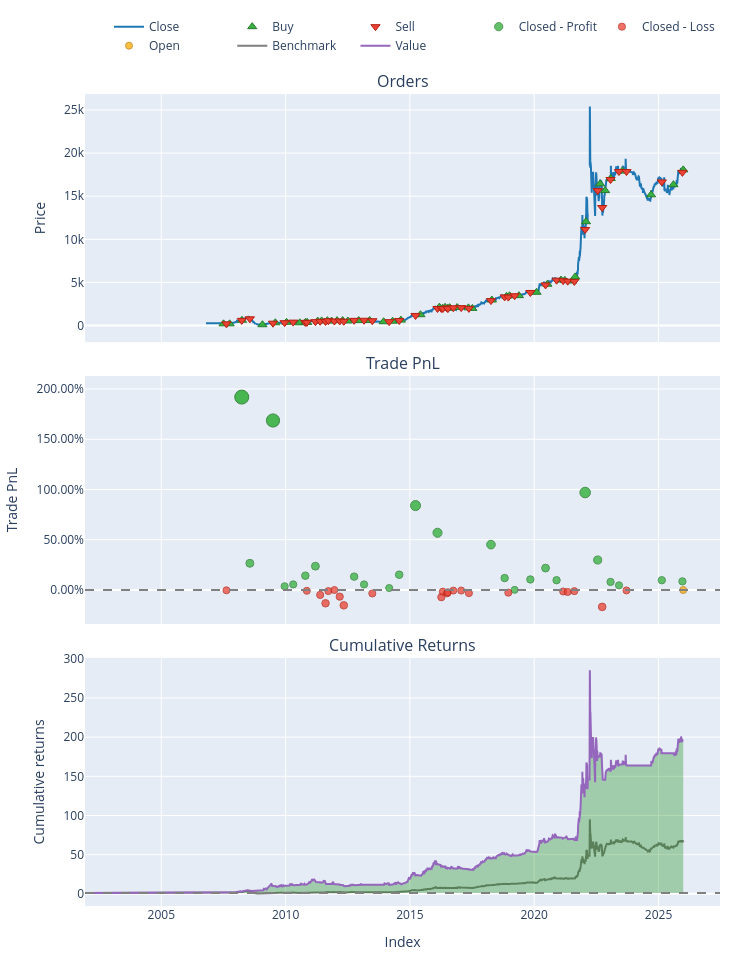
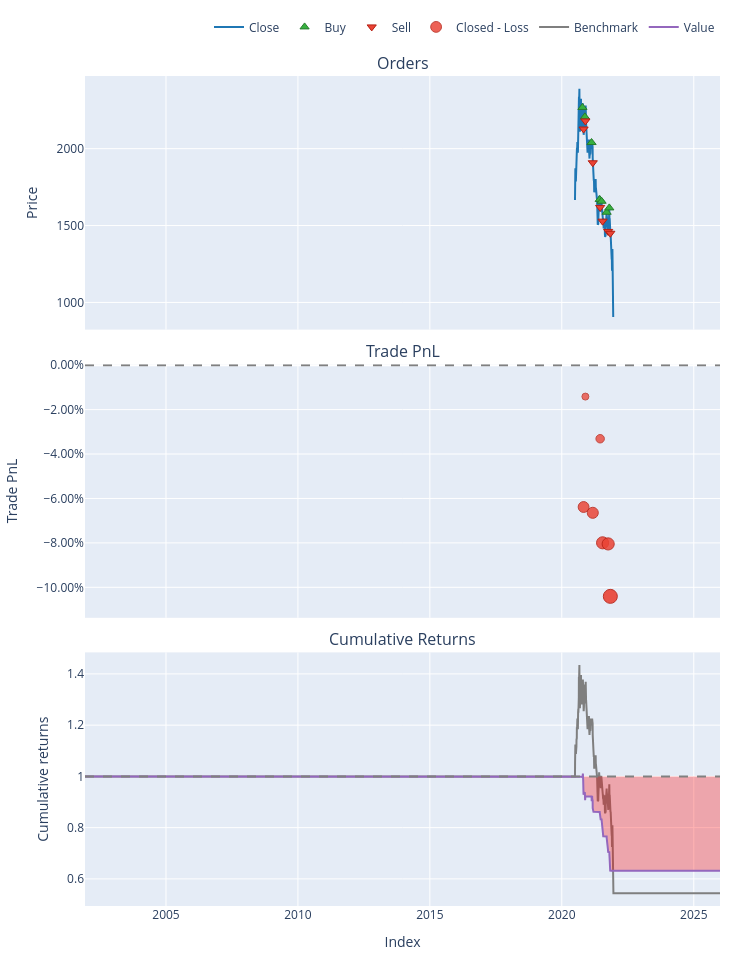

The notebook cell these images were saved under, in order:
### Code cell
# Лучший тикер
best_ticker = stats_df['Sharpe Ratio'].idxmax()

# Худший тикер (чтобы знать врага в лицо)
worst_ticker = stats_df['Sharpe Ratio'].idxmin()

# Рисуем графики
print(f"\nГрафик для ЛУЧШЕГО тикера: {best_ticker}")
pf[best_ticker].plot().show()

print(f"\nГрафик для ХУДШЕГО тикера: {worst_ticker}")
pf[worst_ticker].plot().show()

### Figure 1 — Plotly figure (JSON) as saved in the notebook; plotly's stock layout.template omitted (floating-point values rounded to 4 significant figures; data arrays with more than 128 entries replaced by an {"elided": "..."} marker saying what was removed)
{"data": [{"legendgroup": "0", "line": {"color": "#1f77b4"}, "name": "Close", "showlegend": true, "type": "scatter", "uid": "a261c0e9-0da9-43e2-944d-329c3a30f0fe", "x": {"elided": "6083 str values"}, "xaxis": "x", "y": {"elided": "6083 float values"}, "yaxis": "y"}, {"customdata": {"elided": "48x3 float values"}, "hovertemplate": "Order Id: %{customdata[0]}<br>Timestamp: %{x}<br>Price: %{y}<br>Size: %{customdata[1]:.6f}<br>Fees: %{customdata[2]:.6f}", "legendgroup": "1", "marker": {"color": "#37B13F", "line": {"color": "rgb(38,123,44)", "width": 1}, "size": 8, "symbol": "triangle-up"}, "mode": "markers", "name": "Buy", "type": "scatter", "uid": "e407037e-3cd4-46c1-b459-8bd825264dea", "x": ["2007-07-04T00:00:00.000000000", "2007-10-02T00:00:00.000000000", "2008-03-31T00:00:00.000000000", "2009-01-26T00:00:00.000000000", "2009-08-03T00:00:00.000000000", "2010-01-14T00:00:00.000000000", "2010-07-28T00:00:00.000000000", "2010-10-21T00:00:00.000000000", "2010-11-15T00:00:00.000000000", "2011-04-19T00:00:00.000000000", "2011-06-15T00:00:00.000000000", "2011-09-07T00:00:00.000000000", "2011-11-08T00:00:00.000000000", "2012-01-27T00:00:00.000000000", "2012-04-18T00:00:00.000000000", "2012-07-03T00:00:00.000000000", "2012-12-10T00:00:00.000000000", "2013-05-20T00:00:00.000000000", "2013-12-11T00:00:00.000000000", "2014-04-22T00:00:00.000000000", "2014-08-21T00:00:00.000000000", "2015-06-05T00:00:00.000000000", "2016-03-09T00:00:00.000000000", "2016-04-26T00:00:00.000000000", "2016-06-01T00:00:00.000000000", "2016-07-11T00:00:00.000000000", "2016-08-08T00:00:00.000000000", "2016-11-24T00:00:00.000000000", "2017-05-10T00:00:00.000000000", "2017-07-07T00:00:00.000000000", "2018-04-19T00:00:00.000000000", "2018-11-20T00:00:00.000000000", "2019-01-04T00:00:00.000000000", "2019-05-22T00:00:00.000000000", "2020-02-05T00:00:00.000000000", "2020-07-13T00:00:00.000000000", "2021-01-29T00:00:00.000000000", "2021-03-26T00:00:00.000000000", "2021-07-13T00:00:00.000000000", "2021-08-25T00:00:00.000000000", "2022-01-31T00:00:00.000000000", "2022-08-26T00:00:00.000000000", "2022-11-08T00:00:00.000000000", "2023-01-30T00:00:00.000000000", "2023-07-18T00:00:00.000000000", "2024-09-13T00:00:00.000000000", "2025-08-08T00:00:00.000000000", "2025-12-30T00:00:00.000000000"], "xaxis": "x", "y": [205.6, 207.1, 622.1, 104.8, 329.7, 383.2, 325.1, 376.7, 372.9, 523.1, 542.0, 576.8, 526.5, 580.1, 586.6, 537.2, 585.5, 589.7, 448.2, 510.2, 640.0, 1262.0, 2142.0, 2011.0, 2122.0, 2012.0, 2083.0, 2095.0, 2058.0, 1996.0, 2970.0, 3393.0, 3459.0, 3473.0, 3866.0, 4795.0, 5282.0, 5248.0, 5174.0, 5649.0, 12040.0, 16440.0, 15660.0, 17050.0, 17920.0, 15170.0, 16340.0, 18060.0], "yaxis": "y"}, {"customdata": {"elided": "47x3 float values"}, "hovertemplate": "Order Id: %{customdata[0]}<br>Timestamp: %{x}<br>Price: %{y}<br>Size: %{customdata[1]:.6f}<br>Fees: %{customdata[2]:.6f}", "legendgroup": "2", "marker": {"color": "#EA4335", "line": {"color": "rgb(181,31,18)", "width": 1}, "size": 8, "symbol": "triangle-down"}, "mode": "markers", "name": "Sell", "type": "scatter", "uid": "abe1030b-d40c-4e93-a40e-032c209440fb", "x": ["2007-08-16T00:00:00.000000000", "2008-03-28T00:00:00.000000000", "2008-07-25T00:00:00.000000000", "2009-06-30T00:00:00.000000000", "2009-12-18T00:00:00.000000000", "2010-04-23T00:00:00.000000000", "2010-10-18T00:00:00.000000000", "2010-11-09T00:00:00.000000000", "2011-03-15T00:00:00.000000000", "2011-05-24T00:00:00.000000000", "2011-08-11T00:00:00.000000000", "2011-09-21T00:00:00.000000000", "2011-12-19T00:00:00.000000000", "2012-03-06T00:00:00.000000000", "2012-05-05T00:00:00.000000000", "2012-10-04T00:00:00.000000000", "2013-02-27T00:00:00.000000000", "2013-06-28T00:00:00.000000000", "2014-03-03T00:00:00.000000000", "2014-07-28T00:00:00.000000000", "2015-03-25T00:00:00.000000000", "2016-02-11T00:00:00.000000000", "2016-04-07T00:00:00.000000000", "2016-04-29T00:00:00.000000000", "2016-06-30T00:00:00.000000000", "2016-07-12T00:00:00.000000000", "2016-09-30T00:00:00.000000000", "2017-01-24T00:00:00.000000000", "2017-05-17T00:00:00.000000000", "2018-04-06T00:00:00.000000000", "2018-10-24T00:00:00.000000000", "2018-12-17T00:00:00.000000000", "2019-03-20T00:00:00.000000000", "2019-11-06T00:00:00.000000000", "2020-06-16T00:00:00.000000000", "2020-11-25T00:00:00.000000000", "2021-03-02T00:00:00.000000000", "2021-05-07T00:00:00.000000000", "2021-08-13T00:00:00.000000000", "2022-01-19T00:00:00.000000000", "2022-07-22T00:00:00.000000000", "2022-09-26T00:00:00.000000000", "2023-01-27T00:00:00.000000000", "2023-05-31T00:00:00.000000000", "2023-09-18T00:00:00.000000000", "2025-02-18T00:00:00.000000000", "2025-12-18T00:00:00.000000000"], "xaxis": "x", "y": [205.3, 605.4, 788.3, 282.1, 342.4, 405.1, 371.9, 374.2, 461.8, 498.0, 470.8, 571.3, 526.8, 542.4, 497.6, 609.5, 618.6, 570.0, 457.6, 588.6, 1179.0, 1983.0, 1991.0, 1980.0, 2054.0, 1968.0, 2073.0, 2086.0, 1996.0, 2902.0, 3327.0, 3307.0, 3468.0, 3843.0, 4716.0, 5269.0, 5210.0, 5151.0, 5121.0, 11140.0, 15660.0, 13690.0, 16930.0, 17860.0, 17860.0, 16660.0, 17770.0], "yaxis": "y"}, {"customdata": [[1.0, 1.0, 191.1, 1.92], [2.0, 2.0, 76.97, 0.265], [3.0, 3.0, 619.7, 1.687], [4.0, 4.0, 35.93, 0.03642], [5.0, 5.0, 56.2, 0.05497], [6.0, 6.0, 152.7, 0.1416], [8.0, 8.0, 288.3, 0.2362], [15.0, 15.0, 128.3, 0.1324], [16.0, 16.0, 59.73, 0.05445], [18.0, 18.0, 20.98, 0.0188], [19.0, 19.0, 172.2, 0.1515], [20.0, 20.0, 1099.0, 0.8395], [21.0, 21.0, 1369.0, 0.569], [29.0, 29.0, 1398.0, 0.451], [30.0, 30.0, 530.9, 0.118], [32.0, 32.0, 2.725, 0.0005572], [33.0, 33.0, 510.2, 0.1043], [34.0, 34.0, 1175.0, 0.2175], [35.0, 35.0, 635.4, 0.0966], [39.0, 39.0, 6662.0, 0.9696], [40.0, 40.0, 4027.0, 0.2977], [42.0, 42.0, 1160.0, 0.07953], [43.0, 43.0, 714.9, 0.0454], [45.0, 45.0, 1580.0, 0.09651], [46.0, 46.0, 1529.0, 0.08518]], "hovertemplate": "Exit Trade Id: %{customdata[0]}<br>Position Id: %{customdata[1]}<br>Exit Timestamp: %{x}<br>PnL: %{customdata[2]:.6f}<br>Return: %{customdata[3]:.2%}", "legendgroup": "3", "marker": {"color": "#37B13F", "line": {"color": "rgb(38,123,44)", "width": 1}, "opacity": [0.9, 0.7707, 0.8818, 0.7528, 0.7543, 0.761, 0.7684, 0.7603, 0.7542, 0.7514, 0.7618, 0.8156, 0.7944, 0.7852, 0.7592, 0.75, 0.7581, 0.767, 0.7575, 0.8257, 0.7732, 0.7562, 0.7535, 0.7575, 0.7566], "size": [14.0, 7.965, 13.15, 7.131, 7.198, 7.515, 7.86, 7.481, 7.197, 7.067, 7.551, 10.06, 9.073, 8.643, 7.429, 7.0, 7.378, 7.791, 7.35, 10.53, 8.084, 7.288, 7.164, 7.35, 7.309], "symbol": "circle"}, "mode": "markers", "name": "Closed - Profit", "type": "scatter", "uid": "fa1d6f29-6e1a-473d-bc46-bba51463328b", "x": ["2008-03-28T00:00:00.000000000", "2008-07-25T00:00:00.000000000", "2009-06-30T00:00:00.000000000", "2009-12-18T00:00:00.000000000", "2010-04-23T00:00:00.000000000", "2010-10-18T00:00:00.000000000", "2011-03-15T00:00:00.000000000", "2012-10-04T00:00:00.000000000", "2013-02-27T00:00:00.000000000", "2014-03-03T00:00:00.000000000", "2014-07-28T00:00:00.000000000", "2015-03-25T00:00:00.000000000", "2016-02-11T00:00:00.000000000", "2018-04-06T00:00:00.000000000", "2018-10-24T00:00:00.000000000", "2019-03-20T00:00:00.000000000", "2019-11-06T00:00:00.000000000", "2020-06-16T00:00:00.000000000", "2020-11-25T00:00:00.000000000", "2022-01-19T00:00:00.000000000", "2022-07-22T00:00:00.000000000", "2023-01-27T00:00:00.000000000", "2023-05-31T00:00:00.000000000", "2025-02-18T00:00:00.000000000", "2025-12-18T00:00:00.000000000"], "xaxis": "x2", "y": [1.92, 0.265, 1.687, 0.03642, 0.05497, 0.1416, 0.2362, 0.1324, 0.05445, 0.0188, 0.1515, 0.8395, 0.569, 0.451, 0.118, 0.0005572, 0.1043, 0.2175, 0.0966, 0.9696, 0.2977, 0.07953, 0.0454, 0.09651, 0.08518], "yaxis": "y2"}, {"customdata": [[0.0, 0.0, -0.3613, -0.003617], [7.0, 7.0, -10.71, -0.008703], [9.0, 9.0, -75.46, -0.05003], [10.0, 10.0, -190.8, -0.1331], [11.0, 11.0, -14.46, -0.01164], [12.0, 12.0, -1.676, -0.001365], [13.0, 13.0, -82.0, -0.06687], [14.0, 14.0, -175.6, -0.1535], [17.0, 17.0, -40.87, -0.03533], [22.0, 22.0, -272.7, -0.07224], [23.0, 23.0, -60.38, -0.01724], [24.0, 24.0, -118.3, -0.03438], [25.0, 25.0, -79.35, -0.02388], [26.0, 26.0, -21.45, -0.006612], [27.0, 27.0, -20.61, -0.006394], [28.0, 28.0, -101.9, -0.03182], [31.0, 31.0, -136.8, -0.0272], [36.0, 36.0, -113.4, -0.01572], [37.0, 37.0, -144.9, -0.02041], [38.0, 38.0, -83.85, -0.01206], [41.0, 41.0, -2965.0, -0.169], [44.0, 44.0, -86.45, -0.005252]], "hovertemplate": "Exit Trade Id: %{customdata[0]}<br>Position Id: %{customdata[1]}<br>Exit Timestamp: %{x}<br>PnL: %{customdata[2]:.6f}<br>Return: %{customdata[3]:.2%}", "legendgroup": "4", "marker": {"color": "#EA4335", "line": {"color": "rgb(181,31,18)", "width": 1}, "opacity": [0.7502, 0.7506, 0.7539, 0.7604, 0.7509, 0.7501, 0.7552, 0.762, 0.7527, 0.7556, 0.7513, 0.7526, 0.7518, 0.7505, 0.7505, 0.7524, 0.7521, 0.7512, 0.7516, 0.7509, 0.7632, 0.7504], "size": [7.011, 7.03, 7.18, 7.484, 7.04, 7.003, 7.242, 7.558, 7.127, 7.261, 7.061, 7.123, 7.085, 7.022, 7.021, 7.114, 7.097, 7.055, 7.072, 7.042, 7.614, 7.017], "symbol": "circle"}, "mode": "markers", "name": "Closed - Loss", "type": "scatter", "uid": "d0ac4b32-a853-496c-bb4c-5aa0fe980b06", "x": ["2007-08-16T00:00:00.000000000", "2010-11-09T00:00:00.000000000", "2011-05-24T00:00:00.000000000", "2011-08-11T00:00:00.000000000", "2011-09-21T00:00:00.000000000", "2011-12-19T00:00:00.000000000", "2012-03-06T00:00:00.000000000", "2012-05-05T00:00:00.000000000", "2013-06-28T00:00:00.000000000", "2016-04-07T00:00:00.000000000", "2016-04-29T00:00:00.000000000", "2016-06-30T00:00:00.000000000", "2016-07-12T00:00:00.000000000", "2016-09-30T00:00:00.000000000", "2017-01-24T00:00:00.000000000", "2017-05-17T00:00:00.000000000", "2018-12-17T00:00:00.000000000", "2021-03-02T00:00:00.000000000", "2021-05-07T00:00:00.000000000", "2021-08-13T00:00:00.000000000", "2022-09-26T00:00:00.000000000", "2023-09-18T00:00:00.000000000"], "xaxis": "x2", "y": [-0.003617, -0.008703, -0.05003, -0.1331, -0.01164, -0.001365, -0.06687, -0.1535, -0.03533, -0.07224, -0.01724, -0.03438, -0.02388, -0.006612, -0.006394, -0.03182, -0.0272, -0.01572, -0.02041, -0.01206, -0.169, -0.005252], "yaxis": "y2"}, {"customdata": [[47.0, 47.0, -19.48, -0.001]], "hovertemplate": "Exit Trade Id: %{customdata[0]}<br>Position Id: %{customdata[1]}<br>Exit Timestamp: %{x}<br>PnL: %{customdata[2]:.6f}<br>Return: %{customdata[3]:.2%}", "legendgroup": "5", "marker": {"color": "#FFAA00", "line": {"color": "rgb(178,118,0)", "width": 1}, "opacity": [0.75], "size": [7.002], "symbol": "circle"}, "mode": "markers", "name": "Open", "type": "scatter", "uid": "bbe064f8-8bc5-4e81-88b3-d289d0cd06b1", "x": ["2025-12-30T00:00:00.000000000"], "xaxis": "x2", "y": [-0.001], "yaxis": "y2"}, {"legendgroup": "6", "line": {"color": "#7f7f7f"}, "name": "Benchmark", "showlegend": true, "type": "scatter", "uid": "753be91a-3356-46c9-a10e-0fe0652fca40", "x": {"elided": "6083 str values"}, "xaxis": "x3", "y": {"elided": "6083 float values"}, "yaxis": "y3"}, {"hoverinfo": "skip", "legendgroup": "7", "line": {"color": "rgba(0, 0, 0, 0)", "width": 0}, "opacity": 0, "showlegend": false, "type": "scatter", "uid": "f784b125-a7a0-4b46-a230-7e158ed72dbb", "x": {"elided": "6083 str values"}, "xaxis": "x3", "y": {"elided": "6083 int values"}, "yaxis": "y3"}, {"connectgaps": false, "fill": "tonexty", "fillcolor": "rgba(0, 128, 0, 0.3)", "hoverinfo": "skip", "legendgroup": "7", "line": {"color": "rgba(0, 0, 0, 0)", "width": 0}, "opacity": 0, "showlegend": false, "type": "scatter", "uid": "3013aacd-030d-4a62-b8b2-c7a114eb75cd", "x": {"elided": "6083 str values"}, "xaxis": "x3", "y": {"elided": "6083 float values"}, "yaxis": "y3"}, {"hoverinfo": "skip", "legendgroup": "7", "line": {"color": "rgba(0, 0, 0, 0)", "width": 0}, "opacity": 0, "showlegend": false, "type": "scatter", "uid": "3577244c-1004-41f1-942e-6ae147b79b8e", "x": {"elided": "6083 str values"}, "xaxis": "x3", "y": {"elided": "6083 int values"}, "yaxis": "y3"}, {"connectgaps": false, "fill": "tonexty", "fillcolor": "rgba(255, 0, 0, 0.3)", "hoverinfo": "skip", "legendgroup": "7", "line": {"color": "rgba(0, 0, 0, 0)", "width": 0}, "opacity": 0, "showlegend": false, "type": "scatter", "uid": "be908096-40ef-40c8-b37f-56cd09dca54d", "x": {"elided": "6083 str values"}, "xaxis": "x3", "y": {"elided": "6083 float values"}, "yaxis": "y3"}, {"legendgroup": "8", "line": {"color": "#9467bd"}, "name": "Value", "showlegend": true, "type": "scatter", "uid": "8d018e4c-6ef2-4dca-8640-f79e37932ef3", "x": {"elided": "6083 str values"}, "xaxis": "x3", "y": {"elided": "6083 float values"}, "yaxis": "y3"}, {"hoverinfo": "skip", "legendgroup": "7", "line": {"color": "rgba(0, 0, 0, 0)", "width": 0}, "opacity": 0, "showlegend": false, "type": "scatter", "uid": "15a8d452-02a4-4605-8bf0-106ff77a71ff", "x": {"elided": "6083 str values"}, "xaxis": "x3", "y": {"elided": "6083 int values"}, "yaxis": "y3"}], "layout": {"annotations": [{"font": {"size": 16}, "showarrow": false, "text": "Orders", "x": 0.5, "xanchor": "center", "xref": "paper", "y": 1, "yanchor": "bottom", "yref": "paper"}, {"font": {"size": 16}, "showarrow": false, "text": "Trade PnL", "x": 0.5, "xanchor": "center", "xref": "paper", "y": 0.6528, "yanchor": "bottom", "yref": "paper"}, {"font": {"size": 16}, "showarrow": false, "text": "Cumulative Returns", "x": 0.5, "xanchor": "center", "xref": "paper", "y": 0.3056, "yanchor": "bottom", "yref": "paper"}], "height": 960, "legend": {"orientation": "h", "traceorder": "normal", "x": 1, "xanchor": "right", "y": 1.042, "yanchor": "bottom"}, "margin": {"b": 30, "l": 30, "r": 30, "t": 30}, "shapes": [{"line": {"color": "gray", "dash": "dash"}, "type": "line", "x0": 0, "x1": 1, "xref": "paper", "y0": 0, "y1": 0, "yref": "y2"}, {"line": {"color": "gray", "dash": "dash"}, "type": "line", "x0": 0, "x1": 1, "xref": "paper", "y0": 1, "y1": 1, "yref": "y3"}], "showlegend": true, "width": 750, "xaxis": {"anchor": "y", "domain": [0, 1], "matches": "x3", "showticklabels": false}, "xaxis2": {"anchor": "y2", "domain": [0, 1], "matches": "x3", "showticklabels": false}, "xaxis3": {"anchor": "y3", "domain": [0, 1], "title": {"text": "Index"}}, "yaxis": {"anchor": "x", "domain": [0.6944, 1], "title": {"text": "Price"}}, "yaxis2": {"anchor": "x2", "domain": [0.3472, 0.6528], "tickformat": ".2%", "title": {"text": "Trade PnL"}}, "yaxis3": {"anchor": "x3", "domain": [0, 0.3056], "title": {"text": "Cumulative returns"}}}}

### Figure 2 — Plotly figure (JSON) as saved in the notebook; plotly's stock layout.template omitted (floating-point values rounded to 4 significant figures; data arrays with more than 128 entries replaced by an {"elided": "..."} marker saying what was removed)
{"data": [{"legendgroup": "0", "line": {"color": "#1f77b4"}, "name": "Close", "showlegend": true, "type": "scatter", "uid": "fd25c20f-a3d6-44f7-9192-9c0beb0b5443", "x": {"elided": "6083 str values"}, "xaxis": "x", "y": {"elided": "6083 float values"}, "yaxis": "y"}, {"customdata": [[2393.0, 0.04405, 0.0999], [2395.0, 0.04238, 0.09353], [2397.0, 0.0452, 0.09221], [2399.0, 0.05155, 0.08609], [2401.0, 0.0502, 0.08324], [2403.0, 0.04828, 0.07659], [2405.0, 0.04362, 0.07043]], "hovertemplate": "Order Id: %{customdata[0]}<br>Timestamp: %{x}<br>Price: %{y}<br>Size: %{customdata[1]:.6f}<br>Fees: %{customdata[2]:.6f}", "legendgroup": "1", "marker": {"color": "#37B13F", "line": {"color": "rgb(38,123,44)", "width": 1}, "size": 8, "symbol": "triangle-up"}, "mode": "markers", "name": "Buy", "type": "scatter", "uid": "e527aa9b-3d32-478b-b3b7-4e1d59f7f556", "x": ["2020-10-13T00:00:00.000000000", "2020-11-16T00:00:00.000000000", "2021-02-16T00:00:00.000000000", "2021-06-09T00:00:00.000000000", "2021-07-05T00:00:00.000000000", "2021-09-13T00:00:00.000000000", "2021-10-20T00:00:00.000000000"], "xaxis": "x", "y": [2268.0, 2207.0, 2040.0, 1670.0, 1658.0, 1586.0, 1615.0], "yaxis": "y"}, {"customdata": [[2394.0, 0.04405, 0.09372], [2396.0, 0.04238, 0.09239], [2398.0, 0.0452, 0.08626], [2400.0, 0.05155, 0.08341], [2402.0, 0.0502, 0.07674], [2404.0, 0.04828, 0.07057], [2406.0, 0.04362, 0.06324]], "hovertemplate": "Order Id: %{customdata[0]}<br>Timestamp: %{x}<br>Price: %{y}<br>Size: %{customdata[1]:.6f}<br>Fees: %{customdata[2]:.6f}", "legendgroup": "2", "marker": {"color": "#EA4335", "line": {"color": "rgb(181,31,18)", "width": 1}, "size": 8, "symbol": "triangle-down"}, "mode": "markers", "name": "Sell", "type": "scatter", "uid": "4fb96f39-b021-4b1f-8b9d-c8c48b9a227a", "x": ["2020-10-29T00:00:00.000000000", "2020-11-23T00:00:00.000000000", "2021-03-05T00:00:00.000000000", "2021-06-15T00:00:00.000000000", "2021-07-19T00:00:00.000000000", "2021-10-04T00:00:00.000000000", "2021-11-03T00:00:00.000000000"], "xaxis": "x", "y": [2128.0, 2180.0, 1908.0, 1618.0, 1529.0, 1462.0, 1450.0], "yaxis": "y"}, {"customdata": [[0.0, 0.0, -6.378, -0.06384], [1.0, 1.0, -1.322, -0.01413], [2.0, 2.0, -6.127, -0.06645], [3.0, 3.0, -2.85, -0.03311], [4.0, 4.0, -6.656, -0.07997], [5.0, 5.0, -6.163, -0.08046], [6.0, 6.0, -7.331, -0.1041]], "hovertemplate": "Exit Trade Id: %{customdata[0]}<br>Position Id: %{customdata[1]}<br>Exit Timestamp: %{x}<br>PnL: %{customdata[2]:.6f}<br>Return: %{customdata[3]:.2%}", "legendgroup": "3", "marker": {"color": "#EA4335", "line": {"color": "rgb(181,31,18)", "width": 1}, "opacity": [0.8329, 0.75, 0.8373, 0.7816, 0.8598, 0.8606, 0.9], "size": [10.87, 7.0, 11.07, 8.477, 12.12, 12.16, 14.0], "symbol": "circle"}, "mode": "markers", "name": "Closed - Loss", "type": "scatter", "uid": "241a17ff-53b6-4817-b98d-551547cff02d", "x": ["2020-10-29T00:00:00.000000000", "2020-11-23T00:00:00.000000000", "2021-03-05T00:00:00.000000000", "2021-06-15T00:00:00.000000000", "2021-07-19T00:00:00.000000000", "2021-10-04T00:00:00.000000000", "2021-11-03T00:00:00.000000000"], "xaxis": "x2", "y": [-0.06384, -0.01413, -0.06645, -0.03311, -0.07997, -0.08046, -0.1041], "yaxis": "y2"}, {"legendgroup": "4", "line": {"color": "#7f7f7f"}, "name": "Benchmark", "showlegend": true, "type": "scatter", "uid": "80b60761-c887-477a-a555-fd2ef60bb0e9", "x": {"elided": "6083 str values"}, "xaxis": "x3", "y": {"elided": "6083 float values"}, "yaxis": "y3"}, {"hoverinfo": "skip", "legendgroup": "5", "line": {"color": "rgba(0, 0, 0, 0)", "width": 0}, "opacity": 0, "showlegend": false, "type": "scatter", "uid": "9bc29c81-98a0-4518-bcff-415eeb8fb5bb", "x": {"elided": "6083 str values"}, "xaxis": "x3", "y": {"elided": "6083 int values"}, "yaxis": "y3"}, {"connectgaps": false, "fill": "tonexty", "fillcolor": "rgba(0, 128, 0, 0.3)", "hoverinfo": "skip", "legendgroup": "5", "line": {"color": "rgba(0, 0, 0, 0)", "width": 0}, "opacity": 0, "showlegend": false, "type": "scatter", "uid": "83a904e2-4a39-4b31-8ee6-8c33bf3287ae", "x": {"elided": "6083 str values"}, "xaxis": "x3", "y": {"elided": "6083 float values"}, "yaxis": "y3"}, {"hoverinfo": "skip", "legendgroup": "5", "line": {"color": "rgba(0, 0, 0, 0)", "width": 0}, "opacity": 0, "showlegend": false, "type": "scatter", "uid": "abc933ad-d900-4b44-8d21-630b58c4461c", "x": {"elided": "6083 str values"}, "xaxis": "x3", "y": {"elided": "6083 int values"}, "yaxis": "y3"}, {"connectgaps": false, "fill": "tonexty", "fillcolor": "rgba(255, 0, 0, 0.3)", "hoverinfo": "skip", "legendgroup": "5", "line": {"color": "rgba(0, 0, 0, 0)", "width": 0}, "opacity": 0, "showlegend": false, "type": "scatter", "uid": "691221de-7ffe-4347-8aa1-a7bdb1231411", "x": {"elided": "6083 str values"}, "xaxis": "x3", "y": {"elided": "6083 float values"}, "yaxis": "y3"}, {"legendgroup": "6", "line": {"color": "#9467bd"}, "name": "Value", "showlegend": true, "type": "scatter", "uid": "c815eb1f-da71-494b-a0e3-b062aac7b78d", "x": {"elided": "6083 str values"}, "xaxis": "x3", "y": {"elided": "6083 float values"}, "yaxis": "y3"}, {"hoverinfo": "skip", "legendgroup": "5", "line": {"color": "rgba(0, 0, 0, 0)", "width": 0}, "opacity": 0, "showlegend": false, "type": "scatter", "uid": "985f83ec-270c-450a-8537-8c836585e219", "x": {"elided": "6083 str values"}, "xaxis": "x3", "y": {"elided": "6083 int values"}, "yaxis": "y3"}], "layout": {"annotations": [{"font": {"size": 16}, "showarrow": false, "text": "Orders", "x": 0.5, "xanchor": "center", "xref": "paper", "y": 1, "yanchor": "bottom", "yref": "paper"}, {"font": {"size": 16}, "showarrow": false, "text": "Trade PnL", "x": 0.5, "xanchor": "center", "xref": "paper", "y": 0.6528, "yanchor": "bottom", "yref": "paper"}, {"font": {"size": 16}, "showarrow": false, "text": "Cumulative Returns", "x": 0.5, "xanchor": "center", "xref": "paper", "y": 0.3056, "yanchor": "bottom", "yref": "paper"}], "height": 960, "legend": {"orientation": "h", "traceorder": "normal", "x": 1, "xanchor": "right", "y": 1.042, "yanchor": "bottom"}, "margin": {"b": 30, "l": 30, "r": 30, "t": 30}, "shapes": [{"line": {"color": "gray", "dash": "dash"}, "type": "line", "x0": 0, "x1": 1, "xref": "paper", "y0": 0, "y1": 0, "yref": "y2"}, {"line": {"color": "gray", "dash": "dash"}, "type": "line", "x0": 0, "x1": 1, "xref": "paper", "y0": 1, "y1": 1, "yref": "y3"}], "showlegend": true, "width": 750, "xaxis": {"anchor": "y", "domain": [0, 1], "matches": "x3", "showticklabels": false}, "xaxis2": {"anchor": "y2", "domain": [0, 1], "matches": "x3", "showticklabels": false}, "xaxis3": {"anchor": "y3", "domain": [0, 1], "title": {"text": "Index"}}, "yaxis": {"anchor": "x", "domain": [0.6944, 1], "title": {"text": "Price"}}, "yaxis2": {"anchor": "x2", "domain": [0.3472, 0.6528], "tickformat": ".2%", "title": {"text": "Trade PnL"}}, "yaxis3": {"anchor": "x3", "domain": [0, 0.3056], "title": {"text": "Cumulative returns"}}}}
